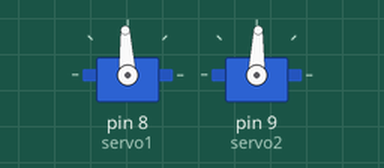
Simulated run of this sketch. Board: Arduino Uno, built with avr-gcc and run on an emulated ATmega328P. Parts: 2 × servo. What the sketch prints to the serial monitor is not drawn.

Above: at 0.05 s.
Timing chart, 0 to 17.3 s (numbered marks = the images above):
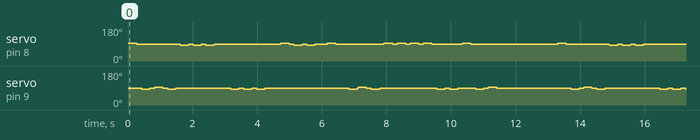

Measured:
- by itself, servo on pin 8 (servo1), servo on pin 9 (servo2): moves between 83° and 93°, repeating every 13.3 s

The sketch:

Mary_Had_a_Little_Lamb.ino
```cpp
#include <Servo.h>

#define NOTES_MAX 53
String NOTES[NOTES_MAX] = { "MEDIUM-HIGH", "ER", "MEDIUM-LOW", "ER", "LOW", "ER", "MEDIUM-LOW", "ER", "HIGH", "ER", "HIGH", "ER", "HIGH", "ER", "QR", "MEDIUM-LOW", "ER", "MEDIUM-LOW", "ER", "MEDIUM-LOW", "ER", "QR", "MEDIUM-HIGH", "ER", "HIGH", "ER", "HIGH", "QR", "MEDIUM-HIGH", "QR", "MEDIUM-LOW", "LOW", "ER", "MEDIUM-LOW", "ER", "MEDIUM-HIGH", "ER", "MEDIUM-HIGH", "ER", "MEDIUM-HIGH", "ER", "MEDIUM-HIGH", "ER", "MEDIUM-LOW", "ER", "MEDIUM-LOW", "ER", "MEDIUM-HIGH", "ER", "MEDIUM-LOW", "ER", "LOW", "WR",};

int moveTime = 150; // Milliseconds

int measureSeconds = 2000; // Milliseconds

int SERVO1_LEFT = 1400;
int SERVO1_RIGHT = 1500;
int SERVO1_REST = 1450;

int SERVO2_LEFT = 1400;
int SERVO2_RIGHT = 1500;
int SERVO2_REST = 1450;

Servo servo1;
Servo servo2;

void setup()
{
  servo1.attach(8);
  servo2.attach(9);
  Serial.begin(9600);
  Serial.println("Online!");
}

void loop() {
  for (int i = 0; i < NOTES_MAX; i++) {
    // This is what note we will play during this part of the for() loop
    String theNote = NOTES[i];
    Serial.println("I am going to play " + theNote);

    // Now we are going to determine where servo1 and servo2 should go
    int servo1Position = SERVO1_REST;
    int servo2Position = SERVO2_REST;
    int restTime = 0;

    if (theNote == "HIGH") {
      servo1Position = SERVO1_LEFT;
    } else if (theNote == "MEDIUM-HIGH") {
      servo1Position = SERVO1_RIGHT;
    } else if (theNote == "MEDIUM-LOW") {
      servo2Position = SERVO2_LEFT;
    } else if (theNote == "LOW") {
      servo2Position = SERVO2_RIGHT;
    }
    else if (theNote == "ER") {
      restTime = measureSeconds / 8;
    } else if (theNote == "QR") {
      restTime = measureSeconds / 4;
    } else if (theNote == "HR") {
      restTime = measureSeconds / 2;
    } else if (theNote == "WR") {
      restTime = measureSeconds;
    }

    // Now we are going to use that information to
    // move the servos
    Serial.print("Moving servo1 to ");
    Serial.println(servo1Position);
    servo1.writeMicroseconds(servo1Position);

    Serial.print("Moving servo2 to ");
    Serial.println(servo2Position);
    servo2.writeMicroseconds(servo2Position);

    if (restTime == 0) { // This is real note
      Serial.print("Sent servo location commands, sleep for ");
      Serial.print(moveTime);
      Serial.println(" milliseconds to wait for servos to arrive at location");
      delay(moveTime);

      if (servo1Position != SERVO1_REST) {
        Serial.println("Moving servo1 to rest position");
        servo1.writeMicroseconds(SERVO1_REST);
      }

      if (servo2Position != SERVO2_REST) {
        Serial.println("Moving servo2 to rest position");
        servo2.writeMicroseconds(SERVO2_REST);
      }
    } else { // This is a rest
      if (restTime > moveTime) {
        delay(restTime - moveTime);
      }
    }
  }
}
```
